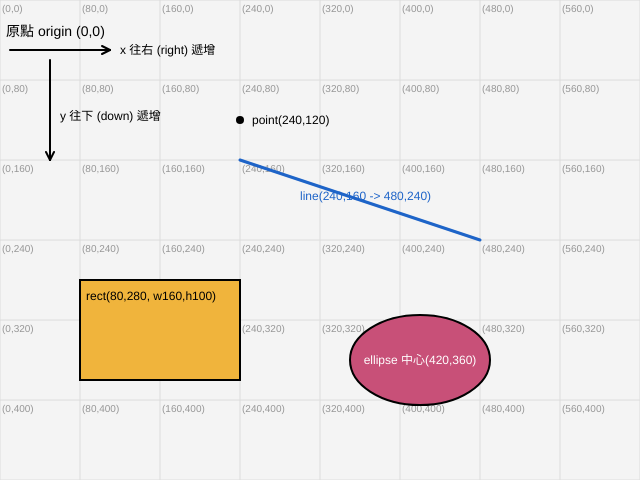
Frame 1 (no input)
Frame 2 (the mouse pressed at the canvas centre, redrawn once): identical to frame 1, image omitted

The p5.js sketch that drew this single still picture (run headless with seeded random() and noise() and a simulated clock; the mouse was pressed at the canvas centre and the sketch redrawn once):

// p5.js sketch
// ── sketch.js
// p01 畫布與基本圖形
// 主題：Web Editor 上手、畫布座標系 (canvas coordinate system)、
//       基本圖形 (point / line / rect / ellipse)。
//
// p5.js 的兩個核心函式 (function)：
//   setup()：程式啟動時只執行一次，通常用來建立畫布 (canvas) 與初始設定。
//   draw() ：建立畫布後反覆執行 (每秒約 60 次)，用來持續繪製畫面。
// 本範例的畫面是靜態的，所以全部畫完後就用 noLoop() 停掉迴圈，
// 不必每幀重畫，省效能也讓概念更單純。

// 示範用的資料 (data)：座標數值直接寫死 (hard-coded)，不讀任何外部檔案。
// p5.js 的座標單位是像素 (pixel)，整數即可。
const canvasWidth = 640;   // 畫布寬度 width
const canvasHeight = 480;  // 畫布高度 height
const gridStep = 80;       // 格線 (grid line) 間距，每隔 80 像素畫一條輔助線

function setup() {
  // createCanvas(w, h)：建立一塊寬 w、高 h 的畫布。
  // 畫布左上角即為座標系原點 (origin) (0, 0)。
  createCanvas(canvasWidth, canvasHeight);

  // 因為畫面是靜態的，draw() 跑完一次後就停止重複執行。
  noLoop();
}

function draw() {
  background(244);        // 以淺灰色填滿背景，數值 244 是灰階 (greyscale) 亮度
  drawGrid();             // 先畫格線與座標說明，當作底圖
  drawBasicShapes();      // 再畫四種基本圖形疊在上面
}

// 畫出座標系輔助格線並標註原點與軸向。
// 重點在說明：左上角是原點 (0,0)，x 往右遞增、y 往下遞增 (注意 y 向下，
// 和數學課的座標軸方向相反)。
function drawGrid() {
  // 畫淺色格線，方便讀出每個圖形的座標位置。
  stroke(220);            // 線條顏色 (stroke)：淺灰
  strokeWeight(1);        // 線條粗細 (stroke weight)：1 像素

  // 垂直線：x 從 0 到畫布寬，每隔 gridStep 畫一條
  for (let x = 0; x <= canvasWidth; x += gridStep) {
    line(x, 0, x, canvasHeight);
  }
  // 水平線：y 從 0 到畫布高，每隔 gridStep 畫一條
  for (let y = 0; y <= canvasHeight; y += gridStep) {
    line(0, y, canvasWidth, y);
  }

  // 在每條格線交會處標出座標數字 (text)，讓座標系一目了然。
  noStroke();             // 文字不需要外框線
  fill(150);              // 文字填色 (fill)：中灰
  textSize(10);
  for (let x = 0; x <= canvasWidth; x += gridStep) {
    for (let y = 0; y <= canvasHeight; y += gridStep) {
      text(`(${x},${y})`, x + 2, y + 12);
    }
  }

  // 強調原點 (0,0) 在左上角。
  fill(0);
  textSize(14);
  text("原點 origin (0,0)", 6, 36);

  // 用箭頭與文字標出 x 軸 (往右為正) 與 y 軸 (往下為正)。
  stroke(0);
  strokeWeight(2);
  // x 軸方向指示：沿頂端往右
  line(10, 50, 110, 50);
  line(110, 50, 102, 46);
  line(110, 50, 102, 54);
  // y 軸方向指示：沿左側往下
  line(50, 60, 50, 160);
  line(50, 160, 46, 152);
  line(50, 160, 54, 152);

  noStroke();
  fill(0);
  textSize(12);
  text("x 往右 (right) 遞增", 120, 54);
  text("y 往下 (down) 遞增", 60, 120);
}

// 畫出四種基本圖形各至少一個，並在旁邊標註函式名稱與座標意義。
function drawBasicShapes() {
  // 1) point(x, y)：在指定座標畫一個點 (point)。
  //    點預設只有 1 像素，這裡加粗讓它看得見。
  stroke(0);
  strokeWeight(8);
  point(240, 120);        // 點落在 x=240, y=120 的位置
  noStroke();
  fill(0);
  textSize(12);
  text("point(240,120)", 252, 124);

  // 2) line(x1, y1, x2, y2)：從 (x1,y1) 連一條線段 (line) 到 (x2,y2)。
  stroke(30, 100, 200);   // 線條顏色：藍 (R,G,B)
  strokeWeight(3);
  line(240, 160, 480, 240);
  noStroke();
  fill(30, 100, 200);
  text("line(240,160 -> 480,240)", 300, 200);

  // 3) rect(x, y, w, h)：以 (x,y) 為左上角，畫寬 w、高 h 的矩形 (rectangle)。
  //    這裡示範矩形的定位點是左上角，而非中心。
  stroke(0);
  strokeWeight(2);
  fill(240, 180, 60);     // 填色：橘黃
  rect(80, 280, 160, 100);
  noStroke();
  fill(0);
  text("rect(80,280, w160,h100)", 86, 300);

  // 4) ellipse(x, y, w, h)：以 (x,y) 為中心 (center)，畫寬 w、高 h 的橢圓 (ellipse)。
  //    w 等於 h 時就是正圓。注意定位點是中心，和 rect 的左上角不同。
  stroke(0);
  strokeWeight(2);
  fill(200, 80, 120);     // 填色：桃紅
  ellipse(420, 360, 140, 90);
  noStroke();
  fill(255);
  textSize(12);
  textAlign(CENTER);
  text("ellipse 中心(420,360)", 420, 364);
  textAlign(LEFT);        // 還原文字對齊方式，避免影響後續繪製
}
